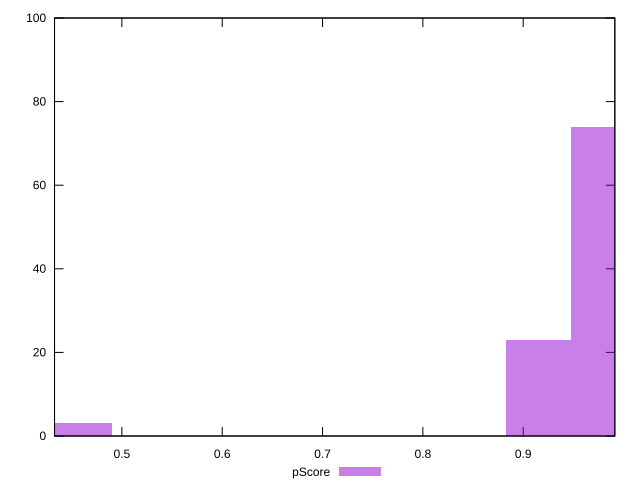

The script that saved this image:
reset

$pScore <<EOF
0.9806315099847047 74
0.9152560759857243 23
0.45762803799286217 3
EOF

set key outside below
set boxwidth 0.06537543399898031
set xrange [0.4328718174806123:0.9913160099451588]
set yrange [0:100]
set trange [0:100]
set style fill transparent solid 0.5 noborder
set terminal svg size 640, 490 enhanced background rgb 'white'
set output "reports/report_00032_2021-02-25T10-28-15.087Z/largest-contentful-paint/samples/agenda/pScore/histogram.svg"

plot $pScore title "pScore" with boxes

reset
